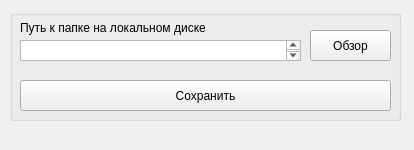
<?xml version="1.0" encoding="UTF-8"?>
<ui version="4.0">
 <class>MainWindow</class>
 <widget class="QMainWindow" name="MainWindow">
  <property name="enabled">
   <bool>true</bool>
  </property>
  <property name="geometry">
   <rect>
    <x>0</x>
    <y>0</y>
    <width>414</width>
    <height>150</height>
   </rect>
  </property>
  <property name="windowTitle">
   <string>Настройки</string>
  </property>
  <widget class="QWidget" name="centralwidget">
   <widget class="QGroupBox" name="groupBox">
    <property name="geometry">
     <rect>
      <x>10</x>
      <y>10</y>
      <width>391</width>
      <height>111</height>
     </rect>
    </property>
    <property name="title">
     <string/>
    </property>
    <widget class="QPushButton" name="saveSettings_btn">
     <property name="geometry">
      <rect>
       <x>10</x>
       <y>70</y>
       <width>371</width>
       <height>31</height>
      </rect>
     </property>
     <property name="text">
      <string>Сохранить</string>
     </property>
    </widget>
    <widget class="QTextEdit" name="path_txt">
     <property name="geometry">
      <rect>
       <x>10</x>
       <y>30</y>
       <width>281</width>
       <height>21</height>
      </rect>
     </property>
     <property name="inputMethodHints">
      <set>Qt::ImhMultiLine</set>
     </property>
    </widget>
    <widget class="QLabel" name="label">
     <property name="geometry">
      <rect>
       <x>10</x>
       <y>10</y>
       <width>211</width>
       <height>16</height>
      </rect>
     </property>
     <property name="text">
      <string>Путь к папке на локальном диске</string>
     </property>
    </widget>
    <widget class="QPushButton" name="browseLocalPath_btn">
     <property name="geometry">
      <rect>
       <x>300</x>
       <y>20</y>
       <width>81</width>
       <height>31</height>
      </rect>
     </property>
     <property name="text">
      <string>Обзор</string>
     </property>
    </widget>
   </widget>
  </widget>
  <widget class="QMenuBar" name="menubar">
   <property name="geometry">
    <rect>
     <x>0</x>
     <y>0</y>
     <width>414</width>
     <height>21</height>
    </rect>
   </property>
  </widget>
 </widget>
 <resources/>
 <connections/>
</ui>
